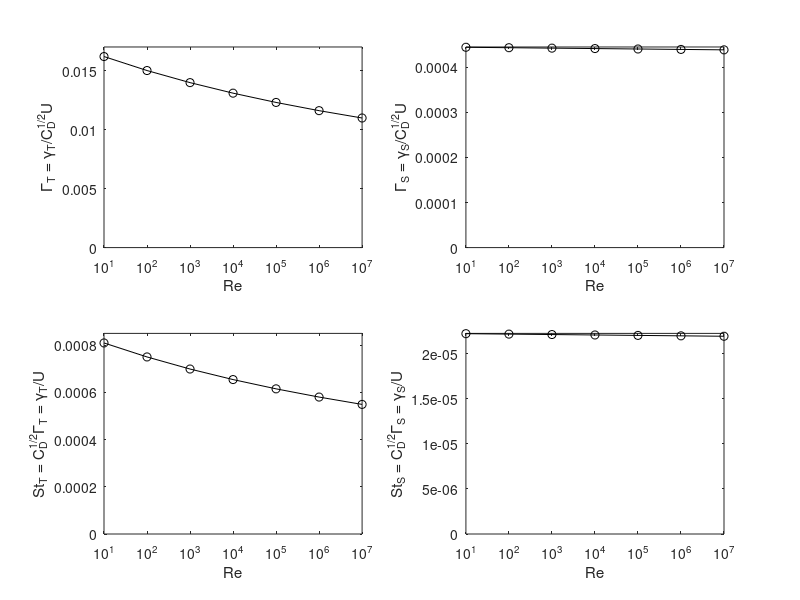

Reproduce this figure in MATLAB.
% script to compute heat and salt transfer coefficients based on Kader and 
% Yaglom used in the 3-equation parameterization of Jenkins (1991)

clear

% constants
Cd = 2.5e-3;
Pr = 13.8;
Sc = 2432;

% range of Re
Re = 10.^(1:7);

% coeffs (divided by sqrt(Cd)*U)
GammaT = (2.12*log(sqrt(Cd)*Re) + 12.5*Pr^(2/3) - 8.68).^-1;
GammaS = (2.12*log(sqrt(Cd)*Re) + 12.5*Sc^(2/3) - 8.68).^-1;

% plot
% GammaT
figure(1); clf
subplot(2,2,1)
plot(Re,GammaT,'ko-')
xlabel('Re')
ylabel('\Gamma_T = \gamma_T/C_D^{1/2}U')
ylim([0 max(ylim)])
set(gca,'xscale','log')
% GammaS
subplot(2,2,2)
plot(Re,GammaS,'ko-')
xlabel('Re')
ylabel('\Gamma_S = \gamma_S/C_D^{1/2}U')
ylim([0 max(ylim)])
set(gca,'xscale','log')
% Thermal stanton
subplot(2,2,3)
plot(Re,sqrt(Cd)*GammaT,'ko-')
xlabel('Re')
ylabel('St_T = C_D^{1/2}\Gamma_T = \gamma_T/U')
ylim([0 max(ylim)])
set(gca,'xscale','log')
% Haline stanton
subplot(2,2,4)
plot(Re,sqrt(Cd)*GammaS,'ko-')
xlabel('Re')
ylabel('St_S = C_D^{1/2}\Gamma_S = \gamma_S/U')
ylim([0 max(ylim)])
set(gca,'xscale','log')